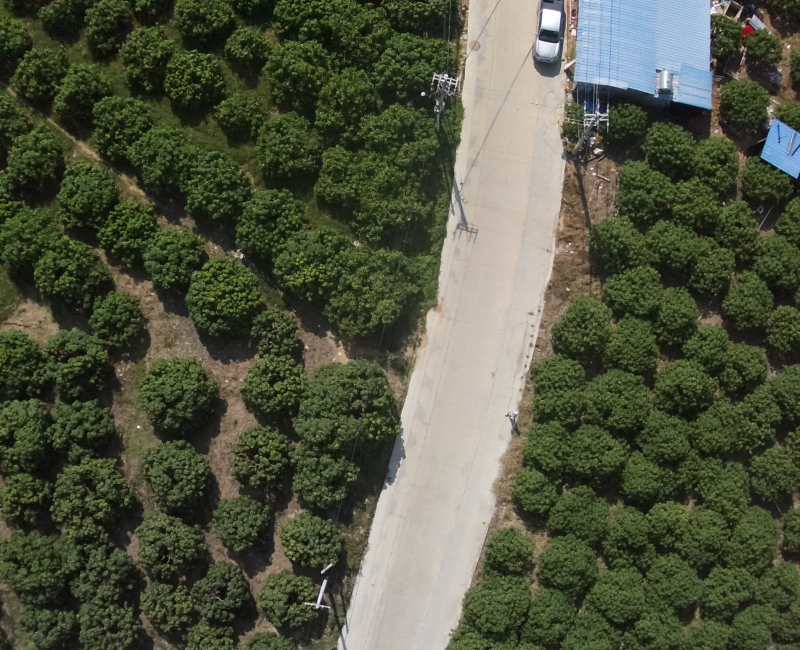
%> input picture 001_IMG.JPG, 1600 x 1300 px (shown at 1/2 size)
$ octave mosaicing_FUC.m   (GNU Octave 9; MATLAB toolbox functions it lacks are replaced by stand-ins)
%> lines starting %> are read from the running program, lines starting %| are printed output that depends on the picture
%   Distribution code Version 1.0 -- 06/31/2025 by Linhui Wang Copyright 2025
%
%   The code is created based on the method described in the following paper
%   [1] ""UAV-based Image Mosaicing system for Agricultural Applications Using Novel B-SIFT-ILS Algorithm"*. Linhui Wang, Yongda Lin, Zhenqi Zhou, Xuxiang Peng, Lizhi Chen, Quanli Tang, and Yonghong Tan, IEEE Journal of Selected Topics in Applied Earth Observations and Remote Sensing,
%        presented at 2025.
%
%   The code and the algorithm are for non-comercial use only.

% Before running, please ensure that VLFeat is installed and set up properly
run('D:\Matlab\vlfeat-0.9.21\toolbox\vl_setup'); %Please change to your toolbox directory
%> (this line was passed over: vl_setup is not available in this run)

%----------------------------
clear;
clc;
close all;

img1 = imread('001_IMG.JPG');
%> img1 is the input picture: size 1300x1600x3 uint8; mean R, G, B 80.7, 85.3, 64.5
img2 = imread('002_IMG.JPG');
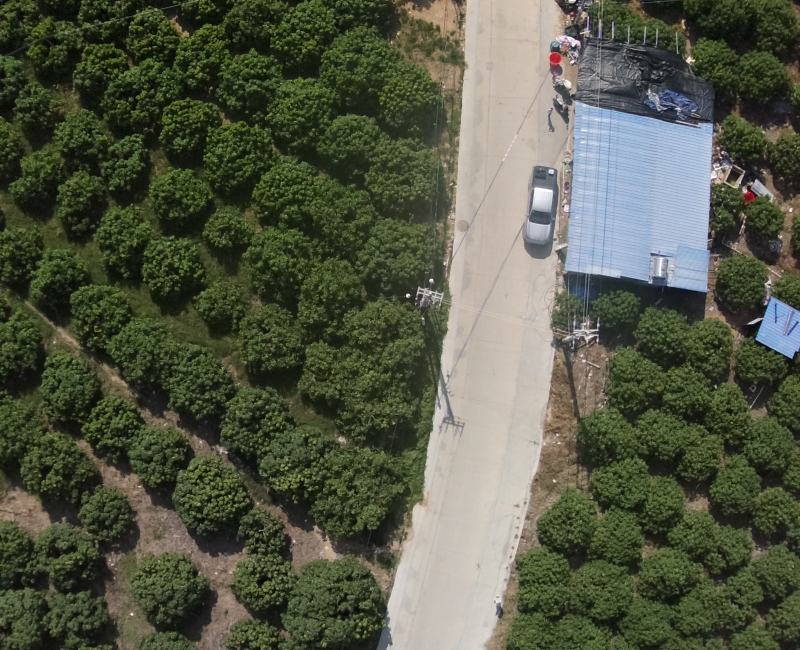
%> input picture 002_IMG.JPG, 1600 x 1300 px (shown at 1/2 size)
%> img2 is the input picture: size 1300x1600x3 uint8; mean R, G, B 84.1, 88.9, 70
% Read two images

% Convert to grayscale
gray1 = single(rgb2gray(img1));
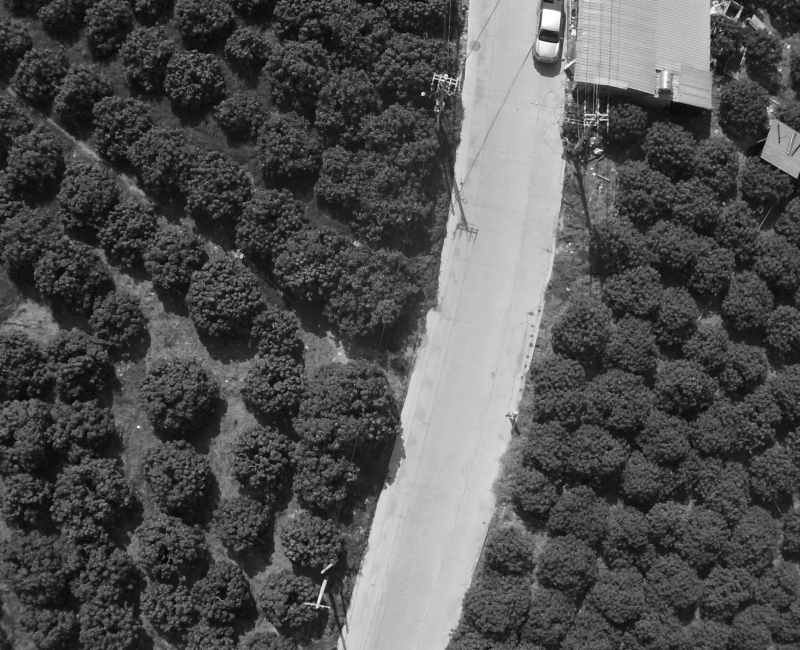
%> gray1: size 1300x1600 single (shown at 1/2 size); min 1, max 255, mean 81.5
gray2 = single(rgb2gray(img2));
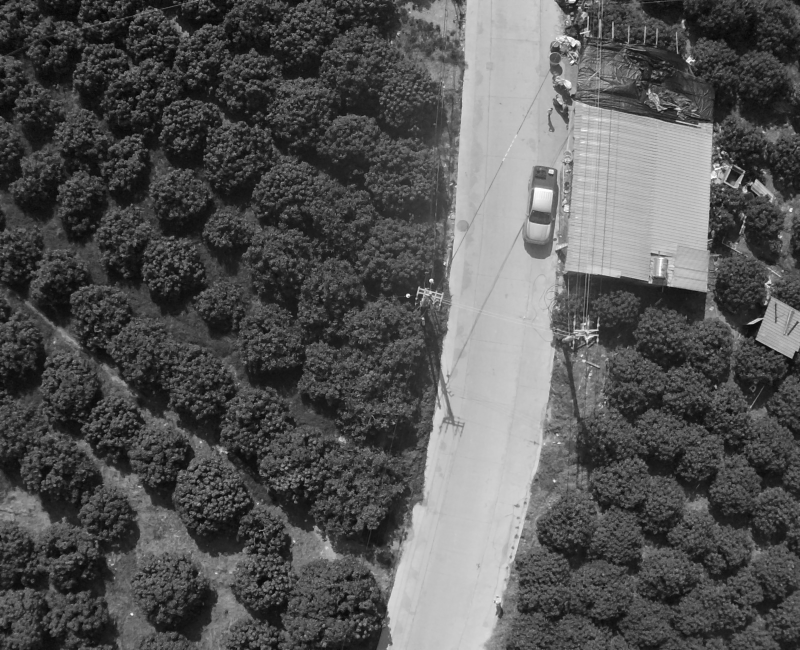
%> gray2: size 1300x1600 single (shown at 1/2 size); min 1, max 255, mean 85.3

% Extract SIFT features
%> (the run ends here)
